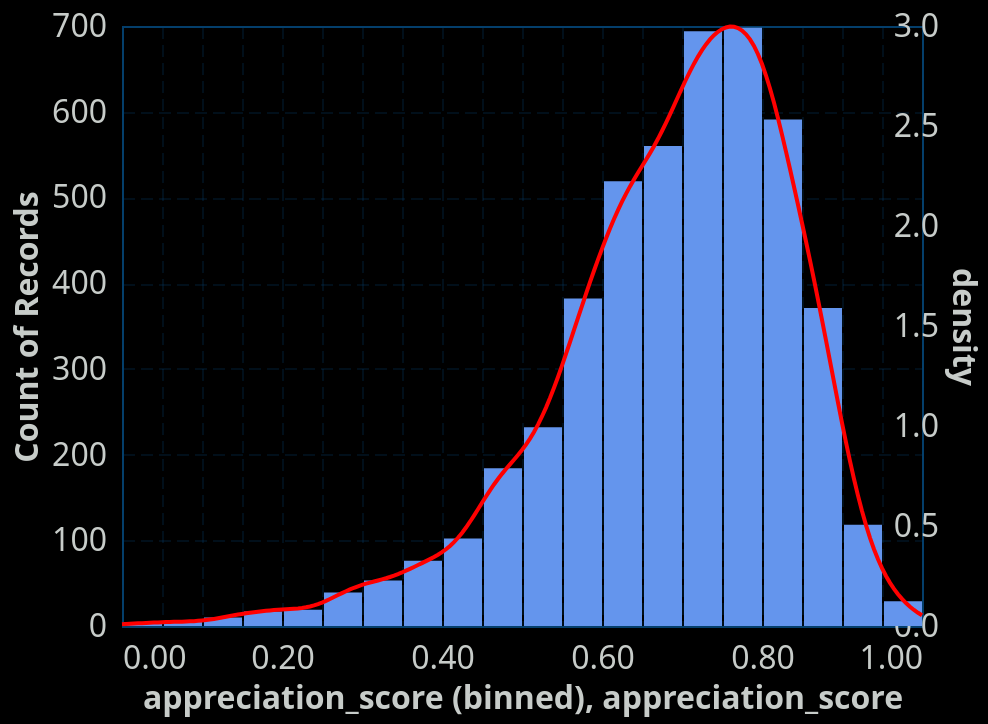

Source (Vega-Lite JSON):
### Vega-Lite specification from a JSON file in a GitHub repository (floating-point values rounded to 4 significant figures; data arrays with more than 128 entries replaced by an {"elided": "..."} marker saying what was removed)
{"config": {"view": {"continuousWidth": 400, "continuousHeight": 300, "stroke": "#043f6b", "strokeWidth": 1}, "background": "#000000", "mark": {"color": "#6495ED"}, "arc": {"fill": "#6495ED"}, "area": {"fill": "#6495ED", "line": true, "fillOpacity": 0.1}, "line": {"stroke": "#6495ED", "strokeWidth": 2}, "path": {"stroke": "#6495ED"}, "rect": {"fill": "#6495ED"}, "shape": {"stroke": "#6495ED"}, "symbol": {"fill": "#6495ED"}, "title": {"color": "#C7CCC9", "anchor": "start", "dy": -15, "fontSize": 16, "font": "IBM Plex Sans,system-ui,-apple-system,BlinkMacSystemFont,\".sfnstext-regular\",sans-serif", "fontWeight": 600}, "axisBand": {"grid": false}, "axis": {"labelColor": "#C7CCC9", "labelFontSize": 16, "labelFont": "IBM Plex Sans Condensed, system-ui, -apple-system, BlinkMacSystemFont, \".SFNSText-Regular\", sans-serif", "labelFontWeight": 400, "titleColor": "#C7CCC9", "titleFontWeight": 600, "titleFontSize": 16, "grid": true, "gridColor": "#043f6b", "labelAngle": 0, "domainColor": null, "tickColor": null, "labelPadding": 2, "tickSize": 6, "tickWidth": 0.5, "gridOpacity": 1, "gridZ": 1}, "axisX": {"gridDash": [6, 3], "gridWidth": 0.25, "gridColor": "#043f6b", "labelAngle": 0}, "axisY": {"gridDash": [6, 3], "gridWidth": 0.25, "gridColor": "#043f6b"}, "layer": {"grid": 1, "mark": 0}, "legend": {"labelFontSize": 11, "padding": 1, "symbolType": "square", "labelColor": "#C7CCC9", "titleColor": "#C7CCC9"}, "style": {"guide-label": {"font": "IBM Plex Sans,system-ui,-apple-system,BlinkMacSystemFont,\".sfnstext-regular\",sans-serif", "fill": "#C7CCC9", "fontWeight": 400}, "guide-title": {"font": "IBM Plex Sans,system-ui,-apple-system,BlinkMacSystemFont,\".sfnstext-regular\",sans-serif", "fill": "#C7CCC9", "fontWeight": 400}}, "range": {"category": ["#33a8c7ff", "#52e3e1ff", "#a0e426ff", "#fdf148ff", "#ffab00ff", "#f77976ff", "#f050aeff", "#d883ffff", "#9336fdff"]}}, "layer": [{"data": {"name": "data-d9fc77bd361f8bf11a3b160defbd09db"}, "mark": {"type": "bar"}, "encoding": {"x": {"bin": {"maxbins": 30}, "field": "appreciation_score", "type": "quantitative"}, "y": {"aggregate": "count", "type": "quantitative"}}}, {"data": {"name": "data-d9fc77bd361f8bf11a3b160defbd09db"}, "mark": {"type": "line", "color": "red"}, "encoding": {"x": {"field": "appreciation_score", "type": "quantitative"}, "y": {"field": "density", "type": "quantitative"}}, "transform": [{"density": "appreciation_score", "as": ["appreciation_score", "density"]}]}], "resolve": {"scale": {"y": "independent"}}, "width": 400, "$schema": "https://vega.github.io/schema/vega-lite/v5.20.1.json", "datasets": {"data-d9fc77bd361f8bf11a3b160defbd09db": {"elided": "4703 records"}}}
